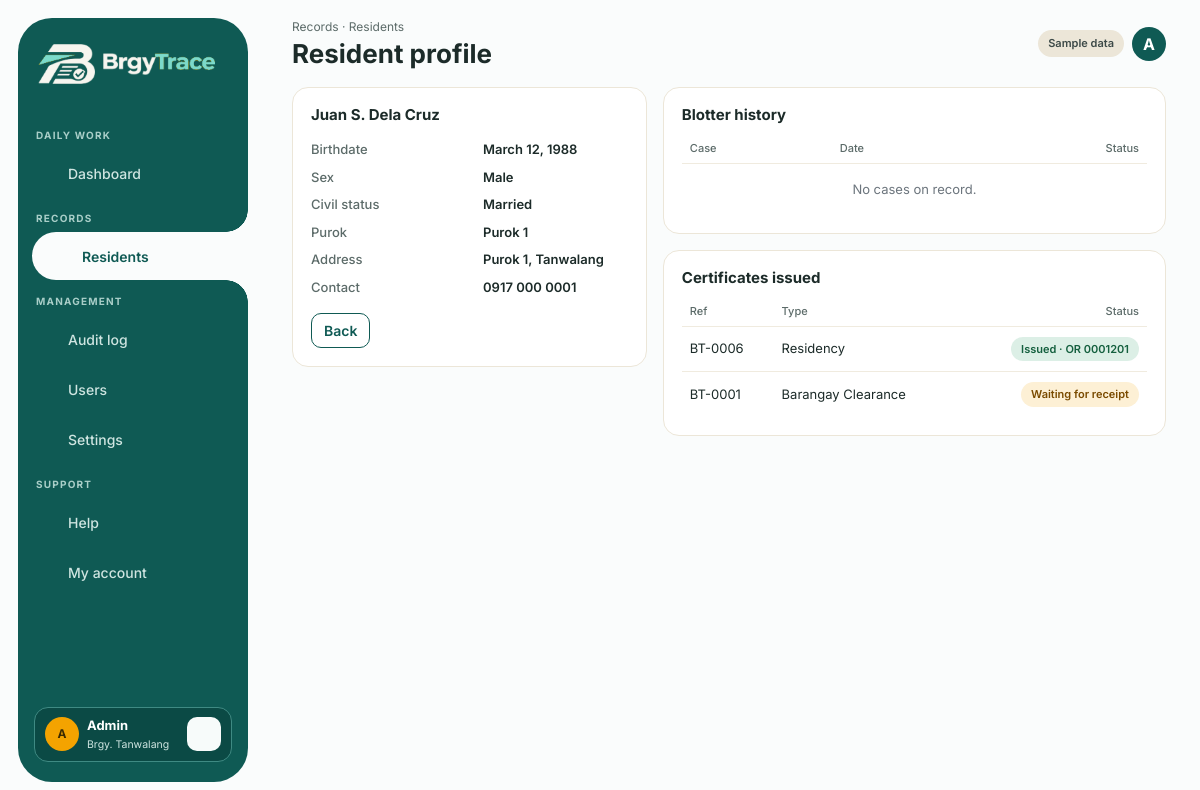
/resident_view.php?id=1 (signed in), run on the app's committed database.
### tables this page shows
CREATE TABLE residents (
  id INT AUTO_INCREMENT PRIMARY KEY,
  last_name VARCHAR(60) NOT NULL,
  first_name VARCHAR(60) NOT NULL,
  middle_name VARCHAR(60) NULL,
  suffix VARCHAR(10) NULL,
  birthdate DATE NOT NULL,
  sex ENUM('Male','Female') NOT NULL,
  civil_status ENUM('Single','Married','Widowed','Separated') NOT NULL DEFAULT 'Single',
  purok VARCHAR(40) NOT NULL,
  address VARCHAR(150) NULL,
  contact VARCHAR(30) NULL,
  created_at DATETIME NOT NULL,
  INDEX (last_name, first_name)
);

CREATE TABLE certificates (
  id INT AUTO_INCREMENT PRIMARY KEY,
  resident_id INT NOT NULL,
  cert_type VARCHAR(40) NOT NULL,
  template_id INT NULL,
  purpose VARCHAR(120) NOT NULL,
  fee DECIMAL(8,2) NOT NULL DEFAULT 0,
  has_pending_case TINYINT(1) NOT NULL DEFAULT 0,
  status ENUM('Waiting for receipt','Issued') NOT NULL DEFAULT 'Waiting for receipt',
  receipt_type ENUM('OR','Cash ticket') NULL,
  receipt_no VARCHAR(40) NULL UNIQUE,    
  receipt_date DATE NULL,
  created_by INT NULL,
  created_at DATETIME NOT NULL,
  issued_at DATETIME NULL,
  printed_at DATETIME NULL,
  INDEX (template_id),
  FOREIGN KEY (resident_id) REFERENCES residents(id),
  CONSTRAINT fk_certificates_template_id FOREIGN KEY (template_id) REFERENCES certificate_templates(id) ON DELETE RESTRICT
);

### resident_view.php (the view, shortened to what this page needs)
<?php
require_once __DIR__ . '/includes/auth.php';
$id = (int)($_GET['id'] ?? 0);
$st = $pdo->prepare('SELECT * FROM residents WHERE id = ?'); $st->execute([$id]);
$r = $st->fetch();
$certs = $pdo->prepare('SELECT * FROM certificates WHERE resident_id = ? ORDER BY id DESC'); $certs->execute([$id]); $certs = $certs->fetchAll();
$cases = $pdo->prepare('SELECT * FROM blotters WHERE respondent_id = ? ORDER BY id DESC'); $cases->execute([$id]); $cases = $cases->fetchAll();
include __DIR__ . '/includes/layout_top.php';
?>
<div class="row g-3">
  <div class="col-lg-5">
    <div class="card-box">
      <div class="d-flex justify-content-between align-items-start">
        <h2 class="mb-3"><?= e(full_name($r)) ?></h2>
      </div>
      <dl class="kv mb-3">
        <dt>Birthdate</dt><dd><?= e(date('F j, Y', strtotime($r['birthdate']))) ?></dd>
        <dt>Sex</dt><dd><?= e($r['sex']) ?></dd>
        <dt>Civil status</dt><dd><?= e($r['civil_status']) ?></dd>
        <dt>Purok</dt><dd><?= e($r['purok']) ?></dd>
        <dt>Address</dt><dd><?= e($r['address'] ?: '—') ?></dd>
        <dt>Contact</dt><dd><?= e($r['contact'] ?: '—') ?></dd>
      </dl>
      <div class="d-flex gap-2">
        <a class="btn btn-outline-teal" href="residents.php">Back</a>
      </div>
    </div>
  </div>
  <div class="col-lg-7 d-flex flex-column gap-3">
    <div class="card-box"><h2>Blotter history</h2>
      <table class="table-b"><thead><tr><th>Case</th><th>Date</th><th>Status</th></tr></thead><tbody>
      <?php foreach ($cases as $c): ?>
        <tr><td><?php if (current_user()['role'] === 'secretary'): ?><a href="blotter_case.php?id=<?= (int)$c['id'] ?>">BL-<?= str_pad($c['id'], 4, '0', STR_PAD_LEFT) ?></a><?php else: ?>BL-<?= str_pad($c['id'], 4, '0', STR_PAD_LEFT) ?><?php endif; ?></td>
            <td><?= e(date('M j, Y', strtotime($c['incident_date']))) ?></td>
            <td><span class="pill <?= $c['status'] === 'Pending' ? 'pill-red' : 'pill-grey' ?>"><?= e($c['status']) ?></span></td></tr>
      <?php endforeach; if (!$cases): ?><tr><td colspan="3" class="text-secondary text-center py-3">No cases on record.</td></tr><?php endif; ?>
      </tbody></table></div>
    <div class="card-box"><h2>Certificates issued</h2>
      <table class="table-b"><thead><tr><th>Ref</th><th>Type</th><th>Status</th></tr></thead><tbody>
      <?php foreach ($certs as $c): ?>
        <tr><td><?= e(ref_no($c['id'])) ?></td><td><?= e($c['cert_type']) ?></td><td><?= status_pill($c) ?></td></tr>
      <?php endforeach; if (!$certs): ?><tr><td colspan="3" class="text-secondary text-center py-3">No certificates yet.</td></tr><?php endif; ?>
      </tbody></table></div>
  </div>
</div>
<?php include __DIR__ . '/includes/layout_bottom.php'; ?>

### includes/auth.php (shortened to what this page needs)
<?php
require_once __DIR__ . '/db.php';
function e($v) { return htmlspecialchars((string)$v, ENT_QUOTES, 'UTF-8'); }
function app_setting(PDO $pdo, string $key, string $default): string {
    $st = $pdo->prepare('SELECT setting_value FROM app_settings WHERE setting_key = ?');
    $st->execute([$key]);
    $value = $st->fetchColumn();
    return $value === false ? $default : (string)$value;
}
function ref_no($id) {
    global $pdo;
    static $prefix = null;
    static $digits = null;
    if ($prefix === null || $digits === null) {
        $prefix = strtoupper(preg_replace('/[^A-Z0-9-]/', '', app_setting($pdo, 'certificate_prefix', 'BT')));
        $digits = max(4, min(8, (int)app_setting($pdo, 'certificate_digits', '4')));
    }
    return $prefix . '-' . str_pad((string)$id, $digits, '0', STR_PAD_LEFT);
}
function full_name($r) {
    return trim($r['first_name'] . ' ' . ($r['middle_name'] ? $r['middle_name'][0] . '. ' : '') . $r['last_name'] . ' ' . ($r['suffix'] ?? ''));
}
function status_pill($c) {
    if ($c['status'] === 'Issued') {
        $label = $c['receipt_no'] ? ($c['receipt_type'] === 'OR' ? 'OR ' . $c['receipt_no'] : $c['receipt_no']) : 'Free';
        return '<span class="pill pill-green">Issued · ' . e($label) . '</span>';
    }
    return '<span class="pill pill-amber">Waiting for receipt</span>';
}
function icon($name) {
    $p = [
     'home'    => '<path d="M3 11l9-8 9 8v9a1 1 0 0 1-1 1h-5v-6H9v6H4a1 1 0 0 1-1-1z"/>',
     'doc'     => '<path d="M6 3h9l4 4v14H6z"/><path d="M9 12h7M9 16h7"/>',
     'issue'   => '<rect x="4" y="3" width="16" height="18" rx="2"/><path d="M12 8v8M8 12h8"/>',
     'user'    => '<circle cx="12" cy="8" r="4"/><path d="M4 21c0-4 4-6 8-6s8 2 8 6"/>',
     'book'    => '<rect x="6" y="3" width="12" height="18" rx="2"/><path d="M9 8h6"/>',
     'shield'  => '<path d="M12 3l7 3v5c0 4.5-3 8-7 10-4-2-7-5.5-7-10V6z"/>',
     'help'    => '<circle cx="12" cy="12" r="9"/><path d="M9.5 9.5a2.5 2.5 0 1 1 3.5 2.3c-.7.4-1 .9-1 1.7M12 17v.1"/>',
     'account' => '<circle cx="12" cy="12" r="9"/><circle cx="12" cy="10" r="3"/><path d="M6 18c1.5-2.5 4-3 6-3s4.5.5 6 3"/>',
     'users'   => '<circle cx="9" cy="8" r="3"/><path d="M3 20c0-3.5 2.5-5 6-5s6 1.5 6 5"/><path d="M16 5.5a3 3 0 0 1 0 5.8M18 15c2 .5 3 2 3 4"/>',
     'settings'=> '<circle cx="12" cy="12" r="3"/><path d="M19.4 15a1.7 1.7 0 0 0 .3 1.9l.1.1-1.6 2.8-.2-.1a1.7 1.7 0 0 0-1.9.3l-.2.1h-3.2l-.1-.2a1.7 1.7 0 0 0-1.9-.3l-.2.1-2.8-1.6.1-.2a1.7 1.7 0 0 0-.3-1.9l-.1-.2v-3.2l.2-.1a1.7 1.7 0 0 0 .3-1.9l-.1-.2 1.6-2.8.2.1a1.7 1.7 0 0 0 1.9-.3l.2-.1h3.2l.1.2a1.7 1.7 0 0 0 1.9.3l.2-.1 2.8 1.6-.1.2a1.7 1.7 0 0 0 .3 1.9l.1.2v3.2z"/>',
     'audit'   => '<path d="M12 7v5l3 2"/><circle cx="12" cy="12" r="9"/>',
     'search'  => '<circle cx="11" cy="11" r="6"/><path d="M20 20l-4-4"/>',
     'plus'    => '<path d="M12 5v14M5 12h14"/>',
     'addbox'  => '<rect x="4" y="4" width="16" height="16" rx="3"/><path d="M12 8v8M8 12h8"/>',
     'backup'  => '<path d="M7 18h10a4 4 0 0 0 .4-8A5.5 5.5 0 0 0 7 9a4.5 4.5 0 0 0 0 9z"/><path d="M12 16V10m-3 3 3-3 3 3"/>',
     'logout'  => '<path d="M9 4H5v16h4M16 8l4 4-4 4M20 12H9"/>',
    ];
    return '<svg class="ic" viewBox="0 0 24 24" aria-hidden="true">' . ($p[$name] ?? '') . '</svg>';
}

### assets/css/style.css (style rules this page uses)
:root { --teal: #0f5a54; --teal-dark: #0b4a45; --teal-soft: #c9e0dc; --amber: #f4a300; --bg: #fafcfc; --ink: #1c2b29; --muted: #5c6b69; --line: #ece6d8; --cream: #faf4e6; }
* { box-sizing: border-box; }
body { margin: 0; background: var(--bg); color: var(--ink); font-family: Inter, system-ui, sans-serif; }
a { color: var(--teal); }
.ic { flex: none; width: 20px; height: 20px; fill: none; stroke: currentColor; stroke-width: 1.8; stroke-linecap: round; stroke-linejoin: round; }
.card-box { padding: 18px; background: #fff; border: 1px solid var(--line); border-radius: 16px; }
.card-box h2 { margin: 0 0 10px; font-size: 15px; font-weight: 700; }
.table-b { width: 100%; border-collapse: collapse; font-size: 13px; }
.table-b th { padding: 6px 8px; color: var(--muted); font-size: 11px; font-weight: 500; text-align: left; }
.table-b td { padding: 10px 8px; border-top: 1px solid #f0ebdf; vertical-align: middle; }
.table-b td:last-child, .table-b th:last-child { text-align: right; }
.pill { display: inline-block; padding: 4px 10px; border-radius: 999px; font-size: 11px; font-weight: 600; white-space: nowrap; }
.pill-amber { background: #fdf0d5; color: #7a4b00; }
.pill-green { background: #dcefe6; color: #15603f; }
.btn { border-radius: 10px; font-size: 14px; font-weight: 600; }
.btn-outline-teal { background: #fff; border-color: var(--teal); color: var(--teal); }
.kv { display: grid; grid-template-columns: 160px 1fr; gap: 8px 12px; font-size: 13px; }
.kv dt { color: var(--muted); font-weight: 500; }
.kv dd { margin: 0; font-weight: 600; }

### data on the page
residents: full_name($r) "Juan S. Dela Cruz", birthdate "March 12, 1988", sex "Male", civil_status "Married", purok "Purok 1", address "Purok 1, Tanwalang", contact "0917 000 0001"
certificates: id "BT-0006", cert_type "Residency", label "OR 0001201"
certificates: id "BT-0001", cert_type "Barangay Clearance"

### other printed values
$n[1] "DAILY WORK"
$n[1] "Dashboard"
$n[1] "RECORDS"
$n[1] "Residents"
$n[1] "MANAGEMENT"
$n[1] "Audit log"
$n[1] "Users"
$n[1] "Settings"
$n[1] "SUPPORT"
$n[1] "Help"
$n[1] "My account"
$user['full_name'][0] "A"
$user['full_name'] "Admin"
$barangayName "Tanwalang"
$page_sub "Records · Residents"
